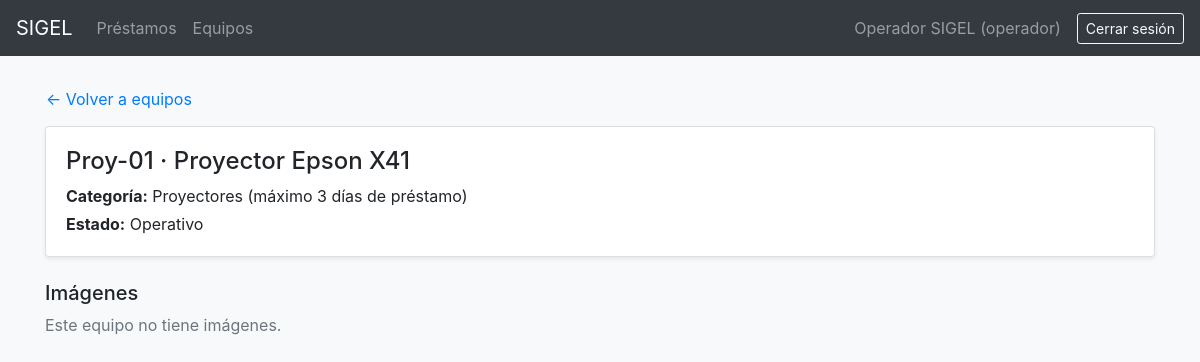
/pages/equipo_ver.php?id=1 (signed in), run on the app's committed database.
### tables this page shows
CREATE TABLE equipos (
    id           INT UNSIGNED AUTO_INCREMENT PRIMARY KEY,
    categoria_id INT UNSIGNED NOT NULL,
    codigo       VARCHAR(30)  NOT NULL UNIQUE,
    nombre       VARCHAR(120) NOT NULL,
    estado       ENUM('operativo', 'mantenimiento', 'dado_de_baja') NOT NULL DEFAULT 'operativo',
    version      INT UNSIGNED NOT NULL DEFAULT 1,
    creado_en    DATETIME NOT NULL DEFAULT CURRENT_TIMESTAMP,
    eliminado_en DATETIME NULL,
    CONSTRAINT fk_equipos_categoria FOREIGN KEY (categoria_id) REFERENCES categorias(id)
);

CREATE TABLE categorias (
    id                INT UNSIGNED AUTO_INCREMENT PRIMARY KEY,
    nombre            VARCHAR(80) NOT NULL UNIQUE,
    dias_max_prestamo SMALLINT UNSIGNED NOT NULL,
    creado_en         DATETIME NOT NULL DEFAULT CURRENT_TIMESTAMP,
    eliminado_en      DATETIME NULL
);

### utils/helpers.php (called while the page is built, shortened)
<?php
function e($valor)
{
    return htmlspecialchars((string) $valor, ENT_QUOTES | ENT_SUBSTITUTE, 'UTF-8');
}

### public/pages/equipo_ver.php (the view, shortened to what this page needs)
<?php
require_once __DIR__ . '/../../utils/equipos.php';
$id = filter_var($_GET['id'] ?? '', FILTER_VALIDATE_INT, ['options' => ['min_range' => 1]]);
$stmt = $conn->prepare(
    'SELECT e.id, e.codigo, e.nombre, e.estado, c.nombre AS categoria, c.dias_max_prestamo
     FROM equipos e
     JOIN categorias c ON c.id = e.categoria_id
     WHERE e.id = :id AND e.eliminado_en IS NULL'
);
$stmt->execute([':id' => $id]);
$equipo = $stmt->fetch();
$stmt = $conn->prepare('SELECT id FROM equipo_imagenes WHERE equipo_id = :id ORDER BY id');
$stmt->execute([':id' => $id]);
$imagenes = $stmt->fetchAll();
require __DIR__ . '/common/header.php';
?>
<div class="container">
  <a href="/pages/equipos.php" class="btn btn-link px-0 mb-2">&larr; Volver a equipos</a>
  <div class="card shadow-sm mb-4">
    <div class="card-body">
      <h1 class="h4"><?= e($equipo['codigo']) ?> · <?= e($equipo['nombre']) ?></h1>
      <p class="mb-1"><strong>Categoría:</strong> <?= e($equipo['categoria']) ?>
        (máximo <?= (int) $equipo['dias_max_prestamo'] ?> días de préstamo)</p>
      <p class="mb-0"><strong>Estado:</strong> <?= e(ESTADOS_EQUIPO[$equipo['estado']]) ?></p>
    </div>
  </div>
  <h2 class="h5">Imágenes</h2>
  <div class="row">
    <?php if (!$imagenes): ?>
      <div class="col"><p class="text-muted">Este equipo no tiene imágenes.</p></div>
    <?php endif; ?>
  </div>
</div>
<?php require __DIR__ . '/common/footer.php'; ?>

### data on the page
equipos: codigo "Proy-01", nombre "Proyector Epson X41", categoria.nombre "Proyectores", categoria.dias_max_prestamo "3", estado "Operativo"

### other printed values
$_SESSION['nombre'] "Operador SIGEL"
$rol "operador"
